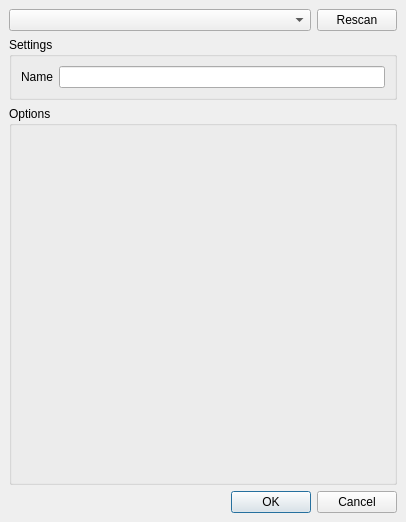
<?xml version="1.0" encoding="UTF-8"?>
<ui version="4.0">
 <class>Form_NewConnection</class>
 <widget class="QDialog" name="Form_NewConnection">
  <property name="geometry">
   <rect>
    <x>0</x>
    <y>0</y>
    <width>406</width>
    <height>522</height>
   </rect>
  </property>
  <property name="sizePolicy">
   <sizepolicy hsizetype="Preferred" vsizetype="Preferred">
    <horstretch>0</horstretch>
    <verstretch>0</verstretch>
   </sizepolicy>
  </property>
  <property name="windowTitle">
   <string>New Connection</string>
  </property>
  <layout class="QVBoxLayout" name="verticalLayout">
   <property name="spacing">
    <number>6</number>
   </property>
   <property name="margin" stdset="0">
    <number>9</number>
   </property>
   <item>
    <widget class="QWidget" name="widget" native="true">
     <layout class="QHBoxLayout" name="horizontalLayout">
      <property name="spacing">
       <number>6</number>
      </property>
      <property name="margin" stdset="0">
       <number>0</number>
      </property>
      <item>
       <widget class="QComboBox" name="ConnectionList_comboBox"/>
      </item>
      <item>
       <widget class="QPushButton" name="pushButton_Rescan">
        <property name="sizePolicy">
         <sizepolicy hsizetype="Maximum" vsizetype="Fixed">
          <horstretch>0</horstretch>
          <verstretch>0</verstretch>
         </sizepolicy>
        </property>
        <property name="text">
         <string>Rescan</string>
        </property>
       </widget>
      </item>
     </layout>
    </widget>
   </item>
   <item>
    <widget class="QGroupBox" name="groupBox">
     <property name="title">
      <string>Settings</string>
     </property>
     <layout class="QFormLayout" name="formLayout">
      <property name="fieldGrowthPolicy">
       <enum>QFormLayout::AllNonFixedFieldsGrow</enum>
      </property>
      <item row="0" column="0">
       <widget class="QLabel" name="label_2">
        <property name="text">
         <string>Name</string>
        </property>
       </widget>
      </item>
      <item row="0" column="1">
       <widget class="QLineEdit" name="Name_lineEdit">
        <property name="toolTip">
         <string>The name to display for this connection</string>
        </property>
        <property name="maxLength">
         <number>80</number>
        </property>
       </widget>
      </item>
     </layout>
    </widget>
   </item>
   <item>
    <widget class="QGroupBox" name="groupBox_Options">
     <property name="title">
      <string>Options</string>
     </property>
     <layout class="QVBoxLayout" name="verticalLayout_2">
      <property name="spacing">
       <number>0</number>
      </property>
      <property name="margin" stdset="0">
       <number>0</number>
      </property>
      <item>
       <layout class="QFormLayout" name="Options_Layout">
        <property name="horizontalSpacing">
         <number>6</number>
        </property>
        <property name="verticalSpacing">
         <number>6</number>
        </property>
        <property name="leftMargin">
         <number>9</number>
        </property>
        <property name="topMargin">
         <number>0</number>
        </property>
        <property name="rightMargin">
         <number>9</number>
        </property>
        <property name="bottomMargin">
         <number>9</number>
        </property>
       </layout>
      </item>
      <item>
       <spacer name="verticalSpacer">
        <property name="orientation">
         <enum>Qt::Vertical</enum>
        </property>
        <property name="sizeHint" stdset="0">
         <size>
          <width>20</width>
          <height>40</height>
         </size>
        </property>
       </spacer>
      </item>
     </layout>
    </widget>
   </item>
   <item>
    <widget class="QDialogButtonBox" name="buttonBox">
     <property name="orientation">
      <enum>Qt::Horizontal</enum>
     </property>
     <property name="standardButtons">
      <set>QDialogButtonBox::Cancel|QDialogButtonBox::Ok</set>
     </property>
    </widget>
   </item>
  </layout>
 </widget>
 <resources/>
 <connections>
  <connection>
   <sender>buttonBox</sender>
   <signal>accepted()</signal>
   <receiver>Form_NewConnection</receiver>
   <slot>accept()</slot>
   <hints>
    <hint type="sourcelabel">
     <x>248</x>
     <y>254</y>
    </hint>
    <hint type="destinationlabel">
     <x>157</x>
     <y>274</y>
    </hint>
   </hints>
  </connection>
  <connection>
   <sender>buttonBox</sender>
   <signal>rejected()</signal>
   <receiver>Form_NewConnection</receiver>
   <slot>reject()</slot>
   <hints>
    <hint type="sourcelabel">
     <x>316</x>
     <y>260</y>
    </hint>
    <hint type="destinationlabel">
     <x>286</x>
     <y>274</y>
    </hint>
   </hints>
  </connection>
 </connections>
</ui>
